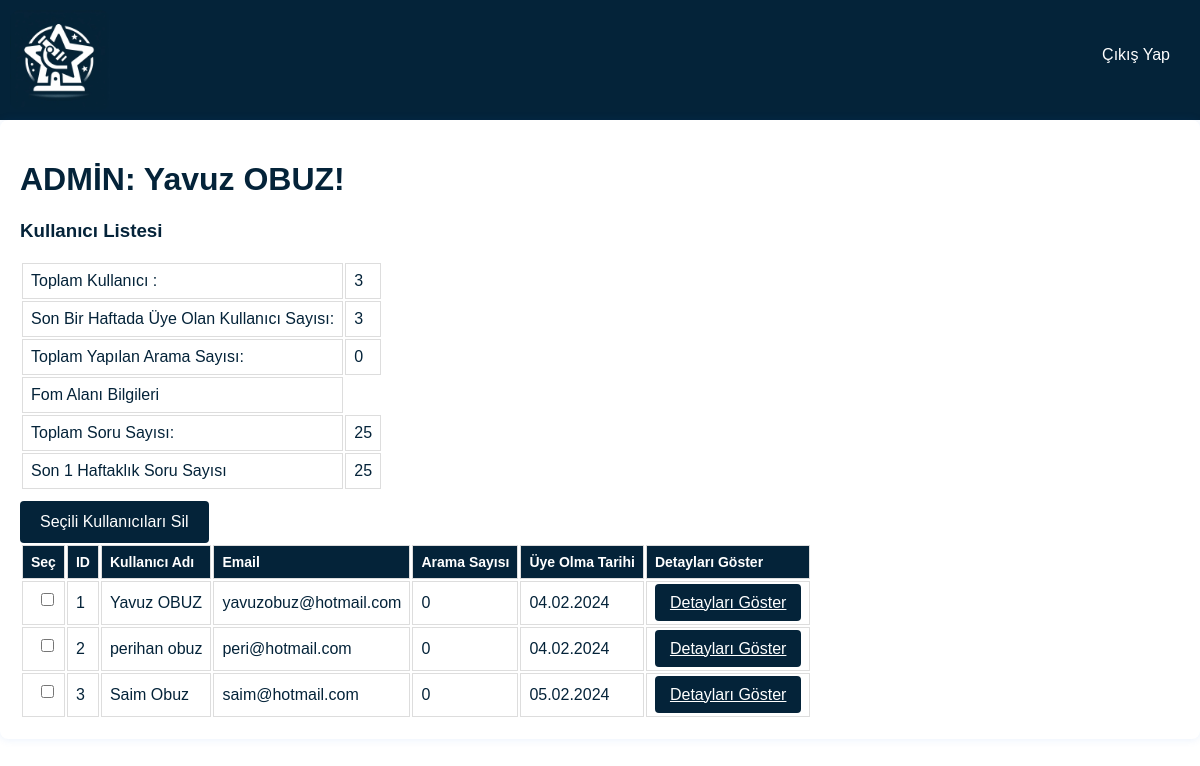
The page /dashboard (signed in) on the database its author committed.
### app.py (models this page shows)
class User(UserMixin, db.Model):
    id = db.Column(db.Integer, primary_key=True)
    username = db.Column(db.String(80), unique=True, nullable=False)
    email = db.Column(db.String(120), unique=True, nullable=False)
    password = db.Column(db.String(255), nullable=False)
    is_admin = db.Column(db.Boolean, default=False)
    created_at = db.Column(db.DateTime, default=datetime.utcnow)

### app.py (the view)
@app.route('/dashboard')
@login_required
def dashboard():
    if not current_user.is_admin:
        flash('Bu sayfaya erişim izniniz yok.', 'danger')
        return redirect(url_for('profil'))
    user_search_history = SearchHistory.query.filter_by(user_id=current_user.id).all()
    user_total_searches = len(user_search_history)
    users = User.query.all()
    total_users = len(users)
    total_search_history = len(SearchHistory.query.all())
    user_search_counts = {}
    for user in users:
        user_search_counts[user.id] = len(SearchHistory.query.filter_by(user_id=user.id).all())
    one_week_ago = datetime.now() - timedelta(days=7)
    new_users_last_week = User.query.filter(User.created_at >= one_week_ago).count()
    total_soru_users = len(Soru.query.filter(Soru.soru_sahibi_adi.isnot(None)).distinct(Soru.soru_sahibi_adi).all())
    total_misafir_users = len(Soru.query.filter_by(soru_sahibi_adi="Misafir").all())
    kullanici_sorulari = Soru.query.filter_by(soru_sahibi_id=current_user.id).count()
    toplam_soru_sayisi_last_week = toplam_soru_sayisi_son_hafta()
    return render_template(
        'dashboard.html',
        users=users,
        user_search_history=user_search_history,
        total_users=total_users,
        total_search_history=total_search_history,
        user_total_searches=user_total_searches,
        user_search_counts=user_search_counts,
        new_users_last_week=new_users_last_week,
        toplam_soru_sayisi=total_soru_users,
        soru_adisahibi_adi=total_misafir_users,
        kullanici_sorulari=kullanici_sorulari,toplam_soru_sayisi_last_week=toplam_soru_sayisi_last_week
    )

### app.py (called while the page is built)
@login_manager.user_loader
def load_user(user_id):
    try:
        user_id = int(user_id)
        user = db.session.query(User).get(user_id)
        if user:
            return user
        else:
            print(f"Kullanıcı bulunamadı: {user_id}")
            return None
    except Exception as e:
        print(f"Hata: {e}")
        return None

def toplam_soru_sayisi_son_hafta():
    one_week_ago = datetime.now() - timedelta(days=7)
    return Soru.query.filter(
        Soru.created_at >= one_week_ago
    ).count()

### templates/dashboard.html (shortened to what this page needs)
<!DOCTYPE html>
<html lang="tr">
<head>
    <link rel="stylesheet" href="/static/css/styles.css">
</head>
<body>
    <header>
        <div id="logo-container">
            <img src="/static/logo.jpg" alt="Nedir Resmi" width="120" height="129">
        </div>
        <a href="{{ url_for('logout') }}">Çıkış Yap</a>
    </header>
    <form method="post" action="{{ url_for('process_users') }}">
        <h1>ADMİN: {{ current_user.username }}!</h1>
        <div class="user-info-table">
            <table>
                <h3>Kullanıcı Listesi</h3>
                <tr>
                    <td>Toplam Kullanıcı :</td>
                    <td>{{ total_users }}</td>
                </tr>
                <tr>
                    <td>Son Bir Haftada Üye Olan Kullanıcı Sayısı:</td>
                    <td>{{ new_users_last_week }}</td>
                </tr>
                <tr>
                    <td>Toplam Yapılan Arama Sayısı:</td>
                    <td>{{ total_search_history }}</td>
                </tr>
                <td>Fom Alanı Bilgileri</td>
                <tr>
                    <td>Toplam Soru Sayısı:</td>
                    <td>{{ toplam_soru_sayisi }}</td>
                </tr>
                <tr>
                    <td>Son 1 Haftaklık Soru Sayısı</td>
                    <td>{{ toplam_soru_sayisi_last_week }}</td>
                </tr>
            </table>
        </div>
        <div class="other-table">
            <table>
                <thead>
                    <tr>
                        <th>Seç</th>
                        <th> ID</th>
                        <th>Kullanıcı Adı</th>
                        <th>Email</th>
                        <th>Arama Sayısı</th>
                        <th>Üye Olma Tarihi</th>
                        <th>Detayları Göster</th>
                    </tr>
                </thead>
                <tbody>
                    {% for user in users %}
                    <tr>
                        <td><input type="checkbox" name="selected_users" value="{{ user.id }}"></td>
                        <td>{{ user.id }}</td>
                        <td>{{ user.username }}</td>
                        <td>{{ user.email }}</td>
                        <td>{{ user_search_counts.get(user.id, 0) }}</td>
                        <td>{{ user.created_at.strftime('%d.%m.%Y') }}</td>
                        <td><a class="show-details-button" href="{{ url_for('user_details', user_id=user.id) }}">Detayları Göster</a></td>
                    </tr>
                {% endfor %}
            <div class="action-buttons">
                <button type="submit" name="action" value="delete" onclick="return confirm('Seçili kullanıcıları silmek istediğinizden emin misiniz?')">Seçili Kullanıcıları Sil</button>
            </div>
        </div>
    </form>
</body>
</html>

### static/css/styles.css (style rules this page uses)
body { font-family: 'Arial', sans-serif; background-color: #ffffff; color: #042339; margin: 0; padding: 0; }
header { display: flex; justify-content: space-between; align-items: center; background-color: #042339; padding: 10px; }
#logo-container { display: flex; align-items: center; }
#logo-container img { width: 100px; height: 100px; border: 0px solid #042339; }
header a { color: #fff; margin: 0 20px; margin-bottom: 10px; text-decoration: none; }
form { max-width: 600px; margin: 20px auto; background-color: #fff; padding: 20px; border-radius: 8px; box-shadow: 0 0 10px rgba(8, 98, 214, 0.1); }
input, textarea { width: 100%; padding: 10px; margin-bottom: 10px; border: 1px solid #042339; border-radius: 4px; box-sizing: border-box; }
button { background-color: #042339; color: #fff; padding: 12px 20px; border: none; border-radius: 4px; cursor: pointer; font-size: 16px; }

### templates/dashboard.html (style rules this page uses)
header { display: flex; justify-content: space-between; align-items: center; background-color: #042339; padding: 10px; }
#logo-container { display: flex; align-items: center; }
#logo-container img { width: 100px; height: 100px; border-radius: 10px; }
form { max-width: 100%; margin: auto; overflow: hidden; }
.user-info-table { width: 900px; margin: left; }
.other-table { width: 100%; border-collapse: collapse; margin-top: 10px; margin-left: 0; }
th, td { border: 1px solid #ddd; padding: 8px; text-align: left; }
th { background-color: #042339; color: #fff; font-size: 14px; }
.action-buttons { margin-top: 10px; }
.show-details-button { background-color: #042339; color: white; padding: 10px 15px; border: none; border-radius: 4px; cursor: pointer; }

### rows shown on the page
User: username "Yavuz OBUZ", id "1", email "yavuzobuz@hotmail.com", get "0", created_at "04.02.2024"
User: id "2", username "perihan obuz", email "peri@hotmail.com", get "0", created_at "04.02.2024"
User: id "3", username "Saim Obuz", email "saim@hotmail.com", get "0", created_at "05.02.2024"

### other values the page prints
{{ total_users }} "3"
{{ new_users_last_week }} "3"
{{ total_search_history }} "0"
{{ toplam_soru_sayisi }} "25"
{{ toplam_soru_sayisi_last_week }} "25"
